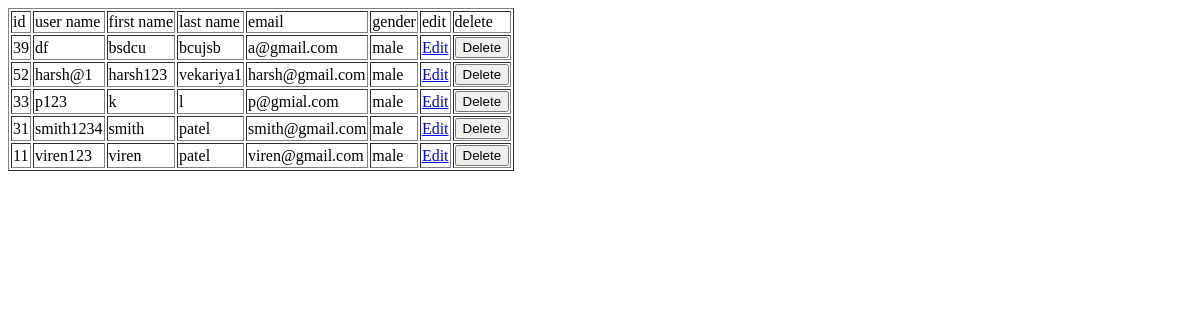
The app's page /show_data/, older data.
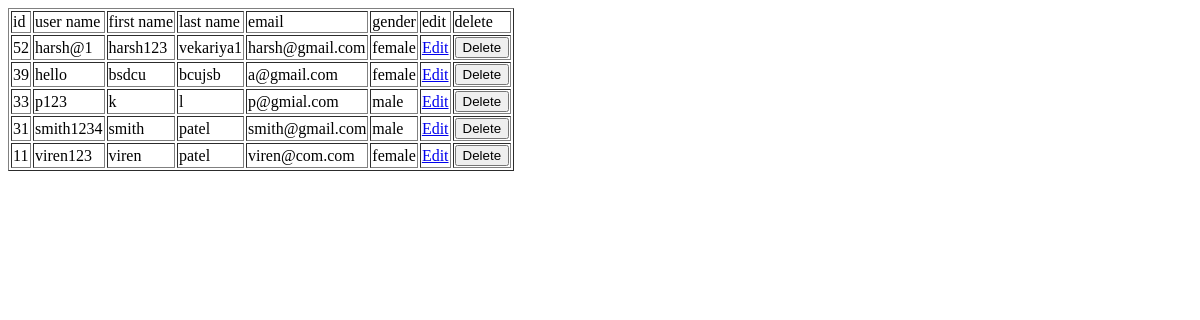
The same page, newer data.
### accounts/models.py (models this page shows, shortened)
class User(AbstractUser):
    gender_choice = {
        ('male','male'),
        ('female','female')
    }
    is_deleted = models.BooleanField(default=False)
    gender = models.CharField(choices=gender_choice,max_length=6)

### accounts/views.py (the view)
# urls.py: path('show_data/',views.ShowData.as_view(),name="show_data"),
class ShowData(ListView):
    template_name = 'show_data.html'
    model = User
    queryset =User.objects.filter(is_deleted = False)
    context_object_name = 'user_data'
    ordering = ['username']

### templates/show_data.html (shortened to what this page needs)
<!DOCTYPE html>
<html>
    <body>
        <table border="1px">
            <thead>
                <td>id</td>
                <td>user name</td>
                <td>first name</td>
                <td>last name</td>
                <td>email</td>
                <td>gender</td>
                <td>edit</td>
                <td>delete</td>
            </thead>
        {% for show_data in user_data %}
        <tr>
            <td>{{show_data.id}}</td>
            <td>{{show_data.username}}</td>
            <td>{{show_data.first_name}}</td>
            <td>{{show_data.last_name}}</td>
            <td>{{show_data.email}}</td>
            <td>{{show_data.gender}}</td>
            <td><a href="/edit/{{show_data.id}}/">Edit</a></td>
            <td>
                <form method="POST" action="/delete/{{show_data.id}}/">
                    <button type="submit">Delete</button>
                </form>
            </td>
        </tr>
            {% endfor %}
        </table>
    </body>
</html>

Row changes from the older to the newer data that the page shows:
changed User "harsh@1": gender "male" → "female"; moves up the list
changed User "bsdcu": username "df" → "hello"; gender "male" → "female"
changed User "viren123": email "viren@gmail.com" → "viren@com.com"; gender "male" → "female"
